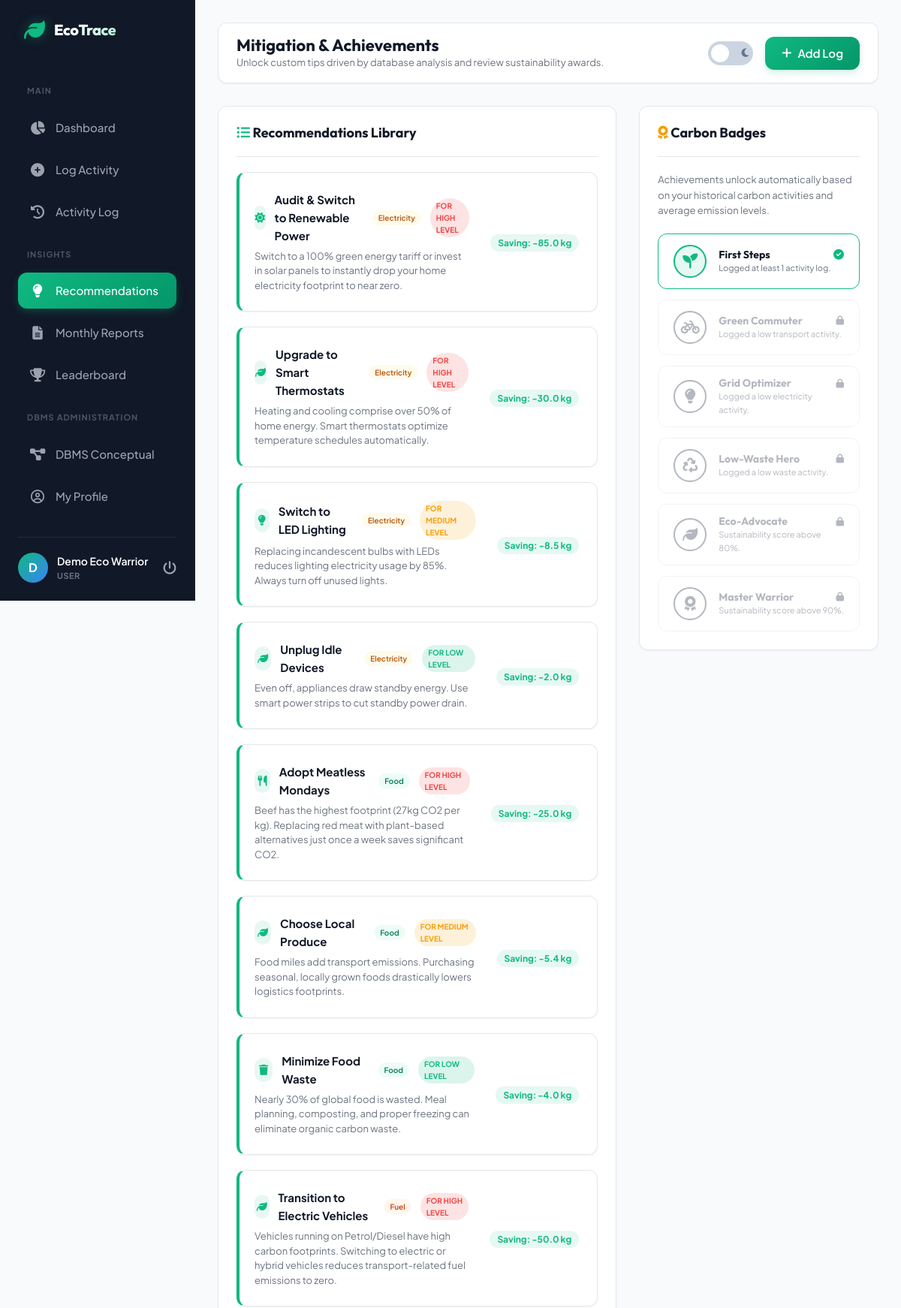
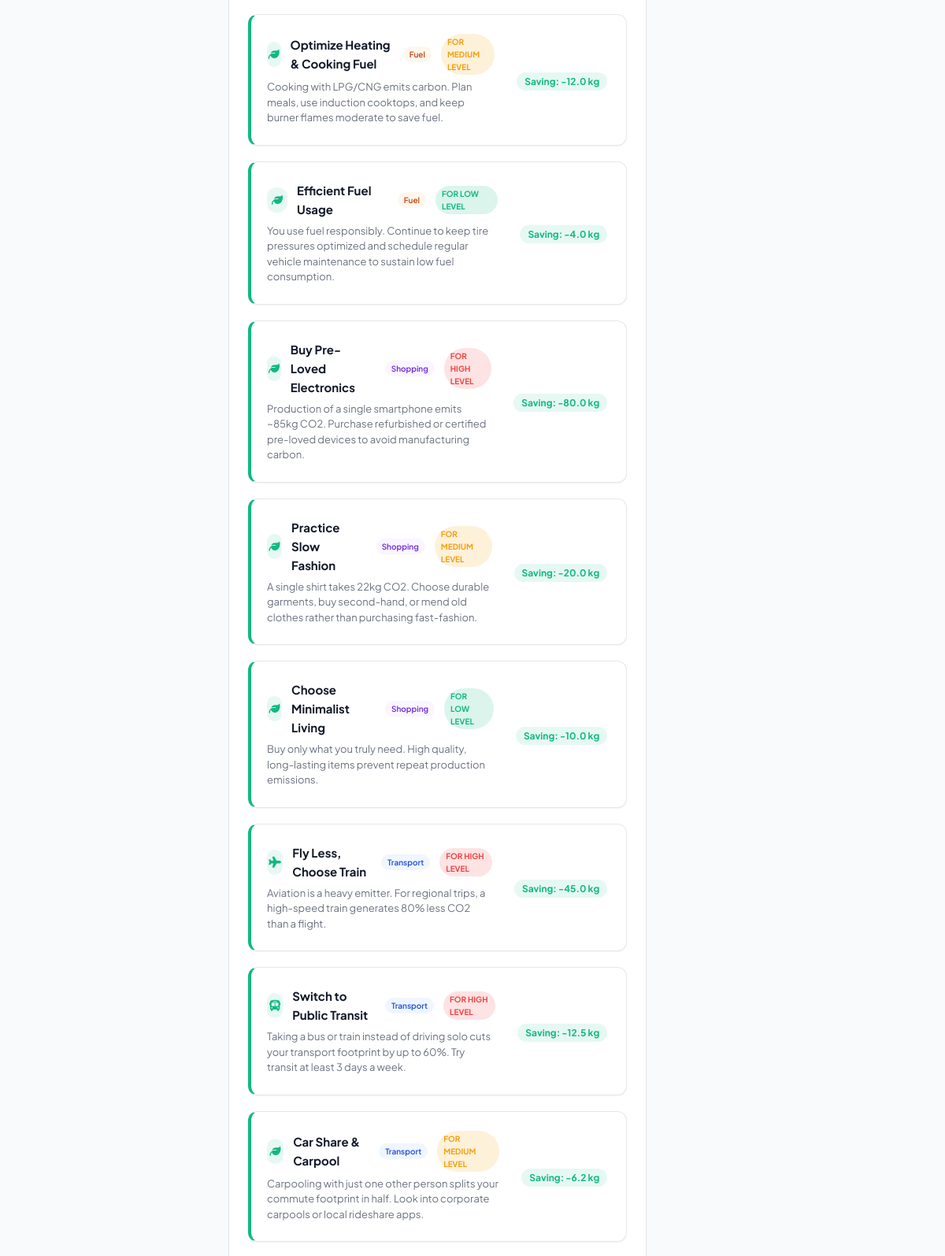
Page /recommendations.php (signed in, upper part) on the committed database (2 pictures, top to bottom).
### tables this page shows
CREATE TABLE IF NOT EXISTS recommendations (
    rec_id INT AUTO_INCREMENT PRIMARY KEY,
    category VARCHAR(50) NOT NULL,
    emission_level VARCHAR(10) NOT NULL,
    tip_title VARCHAR(100) NOT NULL,
    tip_text TEXT NOT NULL,
    potential_saving DECIMAL(10,2) NOT NULL,  
    icon_type VARCHAR(50) DEFAULT 'leaf'
);

### recommendations.php (the view, shortened to what this page needs)
<?php
require_once __DIR__ . '/config/db.php';
$user_id = $_SESSION['user_id'];
$user_name = $_SESSION['user_name'];
try {
    $stmt = $pdo->query("SELECT * FROM recommendations ORDER BY category, potential_saving DESC");
    $all_tips = $stmt->fetchAll();
    $stmt = $pdo->prepare("SELECT
        COUNT(*) as total_count,
        SUM(CASE WHEN category = 'Transport' AND emission_level = 'Low' THEN 1 ELSE 0 END) as transport_low,
        SUM(CASE WHEN category = 'Electricity' AND emission_level = 'Low' THEN 1 ELSE 0 END) as electricity_low,
        SUM(CASE WHEN category = 'Food' AND emission_level = 'Low' THEN 1 ELSE 0 END) as food_low,
        SUM(CASE WHEN category = 'Waste' AND emission_level = 'Low' THEN 1 ELSE 0 END) as waste_low
        FROM activities WHERE user_id = ?");
    $stmt->execute([$user_id]);
    $user_stats = $stmt->fetch();
    $total_logs = intval($user_stats['total_count']);
    $low_transport = intval($user_stats['transport_low']);
    $low_electricity = intval($user_stats['electricity_low']);
    $low_waste = intval($user_stats['waste_low']);
    $sustainability_score = 100;
    if ($total_logs > 0) {
        $stmt = $pdo->prepare("SELECT
            SUM(CASE WHEN emission_level = 'Low' THEN 1 ELSE 0 END) as low_count,
            SUM(CASE WHEN emission_level = 'Medium' THEN 1 ELSE 0 END) as med_count,
            SUM(CASE WHEN emission_level = 'High' THEN 1 ELSE 0 END) as high_count
            FROM activities WHERE user_id = ?");
        $stmt->execute([$user_id]);
        $counts = $stmt->fetch();
        $lows = intval($counts['low_count']);
        $meds = intval($counts['med_count']);
        $highs = intval($counts['high_count']);
        $sustainability_score = max(10, min(100, 80 + ($lows * 4) + ($meds * 1) - ($highs * 8)));
    }
} catch (PDOException $e) {
    die("Database Error fetching recommendations: " . $e->getMessage());
}
$badges = [
    [
        'title' => 'First Steps',
        'desc' => 'Logged at least 1 activity log.',
        'icon' => 'fa-seedling',
        'unlocked' => $total_logs >= 1
    ],
    [
        'title' => 'Green Commuter',
        'desc' => 'Logged a low transport activity.',
        'icon' => 'fa-bicycle',
        'unlocked' => $low_transport >= 1
    ],
    [
        'title' => 'Grid Optimizer',
        'desc' => 'Logged a low electricity activity.',
        'icon' => 'fa-lightbulb',
        'unlocked' => $low_electricity >= 1
    ],
    [
        'title' => 'Low-Waste Hero',
        'desc' => 'Logged a low waste activity.',
        'icon' => 'fa-recycle',
        'unlocked' => $low_waste >= 1
    ],
    [
        'title' => 'Eco-Advocate',
        'desc' => 'Sustainability score above 80%.',
        'icon' => 'fa-leaf',
        'unlocked' => $sustainability_score >= 80 && $total_logs >= 1
    ],
    [
        'title' => 'Master Warrior',
        'desc' => 'Sustainability score above 90%.',
        'icon' => 'fa-award',
        'unlocked' => $sustainability_score >= 90 && $total_logs >= 1
    ]
];
$theme_class = "";
?>
<!DOCTYPE html>
<html lang="en" <?php echo $theme_class; ?>>
<head>
    <link rel="stylesheet" href="https://cdnjs.cloudflare.com/ajax/libs/font-awesome/6.4.0/css/all.min.css">
    <link rel="stylesheet" href="assets/css/style.css">
</head>
<body>
    <div class="app-container">
        <aside class="sidebar">
            <div class="sidebar-logo">
                <i class="fas fa-leaf"></i>
                <span>EcoTrace</span>
            </div>
            <ul class="sidebar-menu">
                <li class="menu-label">Main</li>
                <li class="menu-item">
                    <a href="dashboard.php"><i class="fas fa-chart-pie"></i> <span>Dashboard</span></a>
                </li>
                <li class="menu-item">
                    <a href="add_activity.php"><i class="fas fa-plus-circle"></i> <span>Log Activity</span></a>
                </li>
                <li class="menu-item">
                    <a href="history.php"><i class="fas fa-history"></i> <span>Activity Log</span></a>
                </li>
                <li class="menu-label">Insights</li>
                <li class="menu-item active">
                    <a href="recommendations.php"><i class="fas fa-lightbulb"></i> <span>Recommendations</span></a>
                </li>
                <li class="menu-item">
                    <a href="reports.php"><i class="fas fa-file-alt"></i> <span>Monthly Reports</span></a>
                </li>
                <li class="menu-item">
                    <a href="leaderboard.php"><i class="fas fa-trophy"></i> <span>Leaderboard</span></a>
                </li>
                <li class="menu-label">DBMS Administration</li>
                <li class="menu-item">
                    <a href="dbms_section.php"><i class="fas fa-project-diagram"></i> <span>DBMS Conceptual</span></a>
                </li>
                <li class="menu-item">
                    <a href="profile.php"><i class="far fa-user-circle"></i> <span>My Profile</span></a>
                </li>
            </ul>
            <div class="sidebar-user">
                <div class="user-avatar"><?php echo strtoupper(substr($user_name, 0, 1)); ?></div>
                <div class="user-info">
                    <div class="user-name"><?php echo htmlspecialchars($user_name); ?></div>
                    <div class="user-role">User</div>
                </div>
                <a href="logout.php" class="logout-btn" title="Sign Out"><i class="fas fa-power-off"></i></a>
            </div>
        </aside>
        <main class="main-content">
            <header class="top-navbar">
                <div class="nav-left">
                    <h2>Mitigation & Achievements</h2>
                    <p>Unlock custom tips driven by database analysis and review sustainability awards.</p>
                </div>
                <div class="nav-right">
                    <label class="theme-switch" for="theme-toggle">
                        <span class="switch-slider">
                            <i class="fas fa-sun"></i>
                            <i class="fas fa-moon"></i>
                        </span>
                    </label>
                    <a href="add_activity.php" class="btn-primary" style="display: flex; align-items: center; gap: 8px;"><i class="fas fa-plus"></i> Add Log</a>
                </div>
            </header>
            <div style="display: grid; grid-template-columns: 2fr 1.2fr; gap: 30px; margin-bottom: 30px;">
                <section class="table-card" style="padding: 24px;">
                    <div class="table-header" style="padding: 0 0 20px; margin-bottom: 20px; border-bottom: 1px solid var(--border-color);">
                        <h3 style="font-size: 18px;"><i class="fas fa-list-ul" style="color: var(--primary);"></i> Recommendations Library</h3>
                    </div>
                    <div style="display: flex; flex-direction: column; gap: 20px;">
                        <?php if (count($all_tips) === 0): ?>
                            <div style="text-align: center; padding: 40px; color: var(--text-muted);">No recommendations seeded inside database.</div>
                        <?php else: ?>
                            <?php foreach ($all_tips as $tip): ?>
                                <div class="rec-card" style="border-left: 4px solid var(--primary); padding-left: 20px; gap: 8px; flex-direction: row; align-items: center; justify-content: space-between;">
                                    <div style="flex: 1;">
                                        <div class="rec-top" style="margin-bottom: 6px;">
                                            <div class="rec-icon" style="width: 32px; height: 32px; font-size: 14px;">
                                                <?php
                                                $icon = 'leaf';
                                                if ($tip['icon_type'] === 'bus') $icon = 'bus';
                                                if ($tip['icon_type'] === 'plane') $icon = 'plane';
                                                if ($tip['icon_type'] === 'sun') $icon = 'sun';
                                                if ($tip['icon_type'] === 'lightbulb') $icon = 'lightbulb';
                                                if ($tip['icon_type'] === 'utensils') $icon = 'utensils';
                                                if ($tip['icon_type'] === 'trash') $icon = 'trash';
                                                if ($tip['icon_type'] === 'ban') $icon = 'ban';
                                                if ($tip['icon_type'] === 'recycle') $icon = 'recycle';
                                                ?>
                                                <i class="fas fa-<?php echo $icon; ?>"></i>
                                            </div>
                                            <span class="rec-title" style="font-size: 15px; font-weight: 700;"><?php echo htmlspecialchars($tip['tip_title']); ?></span>
                                            <span class="badge <?php echo strtolower($tip['category']); ?>" style="padding: 2px 8px; font-size: 10px;">
                                                <?php echo $tip['category']; ?>
                                            </span>
                                            <span class="meter-label <?php echo strtolower($tip['emission_level']); ?>" style="padding: 2px 8px; font-size: 10px; margin-top: 0;">
                                                For <?php echo $tip['emission_level']; ?> Level
                                            </span>
                                        </div>
                                        <div class="rec-desc" style="font-size: 13px; color: var(--text-muted); line-height: 1.5;"><?php echo htmlspecialchars($tip['tip_text']); ?></div>
                                    </div>
                                    <div style="text-align: right; margin-left: 20px;">
                                        <span class="rec-saving" style="white-space: nowrap; font-size: 12px;">Saving: -<?php echo number_format($tip['potential_saving'], 1); ?> kg</span>
                                    </div>
                                </div>
                            <?php endforeach; ?>
                        <?php endif; ?>
                    </div>
                </section>
                <section class="table-card" style="padding: 24px; align-self: flex-start;">
                    <div class="table-header" style="padding: 0 0 20px; margin-bottom: 20px; border-bottom: 1px solid var(--border-color);">
                        <h3 style="font-size: 18px;"><i class="fas fa-award" style="color: var(--warning);"></i> Carbon Badges</h3>
                    </div>
                    <p style="font-size: 13px; color: var(--text-muted); margin-bottom: 20px;">Achievements unlock automatically based on your historical carbon activities and average emission levels.</p>
                    <div class="achievements-grid" style="grid-template-columns: 1fr; gap: 14px;">
                        <?php foreach ($badges as $badge): ?>
                            <div class="badge-card <?php echo $badge['unlocked'] ? '' : 'locked'; ?>" style="flex-direction: row; text-align: left; padding: 14px 20px; justify-content: flex-start; gap: 16px; background-color: var(--bg-card); border-color: <?php echo $badge['unlocked'] ? 'var(--primary)' : 'var(--border-color)'; ?>;">
                                <div class="badge-icon" style="flex-shrink: 0; width: 44px; height: 44px; border-color: <?php echo $badge['unlocked'] ? 'var(--primary)' : 'var(--text-muted)'; ?>; background-color: <?php echo $badge['unlocked'] ? 'var(--primary-light)' : 'transparent'; ?>; color: <?php echo $badge['unlocked'] ? 'var(--primary)' : 'var(--text-muted)'; ?>;">
                                    <i class="fas <?php echo $badge['icon']; ?>"></i>
                                </div>
                                <div style="flex-grow: 1;">
                                    <h4 style="font-size: 14px; font-weight: 700; color: <?php echo $badge['unlocked'] ? 'var(--text-main)' : 'var(--text-muted)'; ?>; display: flex; align-items: center; justify-content: space-between;">
                                        <span><?php echo $badge['title']; ?></span>
                                        <?php if ($badge['unlocked']): ?>
                                            <i class="fas fa-check-circle" style="color: var(--success); font-size: 14px;"></i>
                                        <?php else: ?>
                                            <i class="fas fa-lock" style="color: var(--text-muted); font-size: 12px;"></i>
                                        <?php endif; ?>
                                    </h4>
                                    <p style="font-size: 11px; color: var(--text-muted);"><?php echo $badge['desc']; ?></p>
                                </div>
                            </div>
                        <?php endforeach; ?>
                    </div>
                </section>
            </div>
        </main>
    </div>
</body>
</html>

### rows in the picture
recommendations: tip_title "Audit & Switch to Renewable Power", category "Electricity", emission_level "HIGH", tip_text "Switch to a 100% green energy tariff or invest in solar panels to instantly drop your home electricity footprint to near zero.", potential_saving "85.0"
recommendations: tip_title "Upgrade to Smart Thermostats", category "Electricity", emission_level "HIGH", tip_text "Heating and cooling comprise over 50% of home energy. Smart thermostats optimize temperature schedules automatically.", potential_saving "30.0"
recommendations: tip_title "Switch to LED Lighting", category "Electricity", emission_level "MEDIUM", tip_text "Replacing incandescent bulbs with LEDs reduces lighting electricity usage by 85%. Always turn off unused lights.", potential_saving "8.5"
recommendations: tip_title "Unplug Idle Devices", category "Electricity", emission_level "LOW", tip_text "Even off, appliances draw standby energy. Use smart power strips to cut standby power drain.", potential_saving "2.0"
recommendations: tip_title "Adopt Meatless Mondays", category "Food", emission_level "HIGH", tip_text "Beef has the highest footprint (27kg CO2 per kg). Replacing red meat with plant-based alternatives just once a week saves significant CO2.", potential_saving "25.0"
recommendations: tip_title "Choose Local Produce", category "Food", emission_level "MEDIUM", tip_text "Food miles add transport emissions. Purchasing seasonal, locally grown foods drastically lowers logistics footprints.", potential_saving "5.4"
recommendations: tip_title "Minimize Food Waste", category "Food", emission_level "LOW", tip_text "Nearly 30% of global food is wasted. Meal planning, composting, and proper freezing can eliminate organic carbon waste.", potential_saving "4.0"
recommendations: tip_title "Transition to Electric Vehicles", category "Fuel", emission_level "HIGH", tip_text "Vehicles running on Petrol/Diesel have high carbon footprints. Switching to electric or hybrid vehicles reduces transport-related fuel emissions to zero.", potential_saving "50.0"
recommendations: tip_title "Optimize Heating & Cooking Fuel", category "Fuel", emission_level "MEDIUM", tip_text "Cooking with LPG/CNG emits carbon. Plan meals, use induction cooktops, and keep burner flames moderate to save fuel.", potential_saving "12.0"
recommendations: tip_title "Efficient Fuel Usage", category "Fuel", emission_level "LOW", tip_text "You use fuel responsibly. Continue to keep tire pressures optimized and schedule regular vehicle maintenance to sustain low fuel consumption.", potential_saving "4.0"
recommendations: tip_title "Buy Pre-Loved Electronics", category "Shopping", emission_level "HIGH", tip_text "Production of a single smartphone emits ~85kg CO2. Purchase refurbished or certified pre-loved devices to avoid manufacturing carbon.", potential_saving "80.0"
recommendations: tip_title "Practice Slow Fashion", category "Shopping", emission_level "MEDIUM", tip_text "A single shirt takes 22kg CO2. Choose durable garments, buy second-hand, or mend old clothes rather than purchasing fast-fashion.", potential_saving "20.0"
recommendations: tip_title "Choose Minimalist Living", category "Shopping", emission_level "LOW", tip_text "Buy only what you truly need. High quality, long-lasting items prevent repeat production emissions.", potential_saving "10.0"
recommendations: tip_title "Fly Less, Choose Train", category "Transport", emission_level "HIGH", tip_text "Aviation is a heavy emitter. For regional trips, a high-speed train generates 80% less CO2 than a flight.", potential_saving "45.0"
recommendations: tip_title "Switch to Public Transit", category "Transport", emission_level "HIGH", tip_text "Taking a bus or train instead of driving solo cuts your transport footprint by up to 60%. Try transit at least 3 days a week.", potential_saving "12.5"
recommendations: tip_title "Car Share & Carpool", category "Transport", emission_level "MEDIUM", tip_text "Carpooling with just one other person splits your commute footprint in half. Look into corporate carpools or local rideshare apps.", potential_saving "6.2"

### other values in the picture
substr($user_name, 0, 1) "D"
$user_name "Demo Eco Warrior"
$badge['title'] "First Steps"
$badge['desc'] "Logged at least 1 activity log."
$badge['title'] "Green Commuter"
$badge['desc'] "Logged a low transport activity."
$badge['title'] "Grid Optimizer"
$badge['desc'] "Logged a low electricity activity."
$badge['title'] "Low-Waste Hero"
$badge['desc'] "Logged a low waste activity."
$badge['title'] "Eco-Advocate"
$badge['desc'] "Sustainability score above 80%."
$badge['title'] "Master Warrior"
$badge['desc'] "Sustainability score above 90%."
